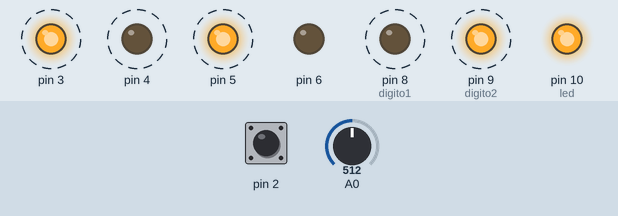
This sketch was run on a simulated Arduino Uno, built with avr-gcc and run on an emulated ATmega328P. On the bench: output pins drawn as LEDs (lit = HIGH). Dashed ring = blinking. The inputs (shaded band) are chosen by the test bench; at power-on: A0 = 512, pin 2 HIGH.

Above: at 0.98 s.
1.3 s: A0 set to 547
At 2.26 s:
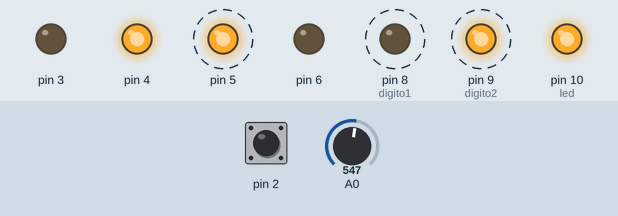
4.3 s: A0 set to 716
At 5.24 s:
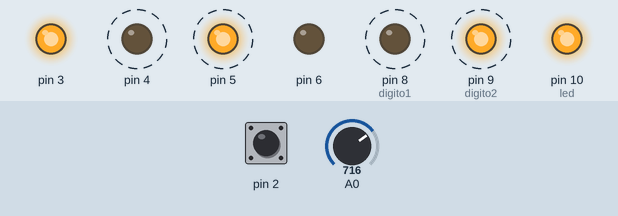
7.3 s: A0 set to 726
10.3 s: A0 set to 751
At 10.77 s:
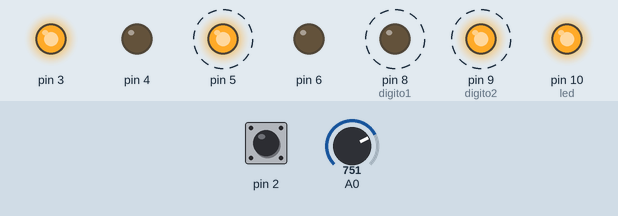
16.3 s: A0 set to 900
At 17.15 s:
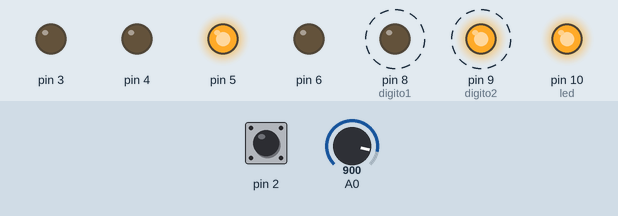
Timing chart, 0 to 20.3 s (numbered marks = the images above; inputs shaded):
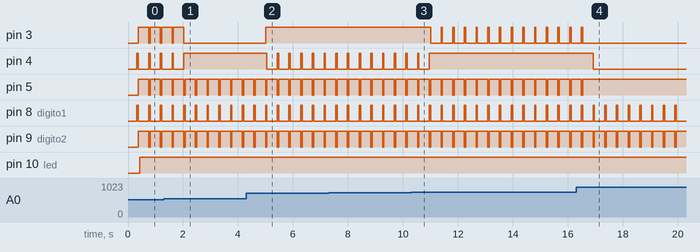

Measured:
- the behaviour switches between 530 and 531 on A0 (found by bisection; images 0 and 1)
- the behaviour switches between 735 and 736 on A0 (found by bisection; images 2 and 3)
- after the input at 1.3 s, pin 3: goes on until 2.0 s, then stays LOW; pin 4: goes on until 2.0 s, then stays HIGH
- after the input at 4.3 s, pin 3: LOW → HIGH after 0.71 s; pin 4: alternates HIGH for 0.05 s and LOW for 0.38 s, starting after 0.76 s
- after the input at 10.3 s, pin 3: alternates HIGH for 0.05 s and LOW for 0.38 s, starting after 0.71 s; pin 4: goes on until 11.0 s, then stays HIGH
- after the input at 16.3 s, pin 3: goes on until 16.5 s, then stays LOW; pin 4: HIGH → LOW after 0.62 s; pin 5: goes on until 16.5 s, then stays HIGH
- by itself, pin 3, pin 5, pin 9 (digito2): alternates HIGH for 0.38 s and LOW for 0.05 s
- by itself, pin 4, pin 8 (digito1): alternates HIGH for 0.05 s and LOW for 0.38 s

The sketch:

Farinango_Herdoiza_Quintana_LAB3.ino
```cpp
#include <stdio.h>//librerias de transformacion
#include <stdlib.h>//librerias de transformacion
/*  UTN FICA CIERCOM SISTEMAS MICROPOROCESADOS
 * Laboratorio
 * comdiciones
 *
  1.Desarrolle un sistema que permita la visualización  en dos display multiplexados el valor de voltaje en decimales.
  2.Con interrupciones de encendido y apagado.
  3.El límite se lo ingresa por Cx serial.
Nombres :
            Farinago Luis
            Herdoiza Adriana
            Quintana Karen
*/
int digito1 = 8;//variable que encendera el display del dígito 1
int digito2 = 9;//variable que encendera el display del dígito 2
int led = 10;//variable que encendera un led de prueba
int cont = 0;//varible para contador
float conversor;//variable que recibe el CAD recibido por el pot
float dato;//variable donde se guardara el dato recibido
int  dat1;//variable donde se guardara el primer dígito del dato recibido por el pot
int  dat2;//variable donde se guardara el segundo dígito del dato recibido por el pot
String dt;// varaiable donde se guardara el dato limite ingresado por Cx
char conversion[3];//vector de tamaño 3 para la conversion del dato recibido por el pot
int comp1;//variable donde se guardara el primer dígito del dato recibido por el CX
int comp2;//variable donde se guardara el segundo dígito del dato recibido por el Cx
int funcionamiento = 0; //variable interrupció 0
void setup() {//********************************************************************************************
  pinMode(digito1, OUTPUT);//declaración de entradas y salidas
  pinMode(digito2, OUTPUT);//declaración de entradas y salidas
  pinMode(led, OUTPUT);//declaración de entradas y salidas
  Serial.begin(9600);//inicio de CX
  for (int i = 3; i <= 6; i++) { // inicializacion de los pines de salida para los bits respectivos
    pinMode(i, OUTPUT);//declaración de entradas y salidas
  }
  attachInterrupt(0, sistema, FALLING);//inicialización de la Interrupción del sistema
}
void encendido1(int cont)//********************************************************************************************
{ //metodo para encendido de displays,entra la variable cont que sera el contador
  for (int i = 3; i <= 6; i++) { //recorre las posiciones de los pines antes declarados
    digitalWrite(i, cont % 2); //en la posicion del contador realiza la operacion modulo de los numeros provenientes del contador para activar los pines correspondienntes
    cont = cont / 2;//operaciones
  }//fin de metodo
  delay(25);
}
void encendido2(int cont)//********************************************************************************************
{ //metodo para encendido de displays,entra la variable cont que sera el contador
  for (int i = 3; i <= 6; i++) { //recorre las posiciones de los pines antes declarados
    digitalWrite(i, cont % 2); //en la posicion del contador realiza la operacion modulo de los numeros provenientes del contador para activar los pines correspondienntes
    cont = cont / 2;//operaciones
  }//fin de metodo
  delay(25);
}
void sistema() //acciones a realizar en la interrupción del sistema
{//********************************************************************************************
  //  //presiona una vez SISTEMA ON
  //  // pres 2 veces RECIBE DATO SERIAL
  //  //pres 3 veces SISTEMA COMPARA
  //  //pres 4 veces SISTEMA OFF
  switch (funcionamiento) {//diferentes situaciones para la variable funcionamiento
    case 0://condicion de inicio de sistema
      Serial.println("Sistema ON");
      funcionamiento ++;//aumento de contador
      break;
    case 1://condición para ingresar datos
      Serial.println("Ingrese Dato");//impresión de información
      funcionamiento ++;//aumento de contador
      break;
    case 2://condición que permite realizar las operaciones del sistema
      Serial.println("Sistema compara:");//impresión de información
      funcionamiento ++;//aumento de contador
      if (dt.length() > 3 && dt.charAt(1) != '.')//validación del tamaño de los numeros ingresados asi como el punto
      {
        Serial.println("numero no permitido");//impresión de información
      }
      break;
    case 3://condicion que apaga el sistema
      Serial.println("Sistema OFF");//impresión de información
      funcionamiento = 0;//contador  cero para comenzar de nuevo el ciclo
      digitalWrite(digito1, LOW);//apagado de displays
      digitalWrite(digito2, LOW);//apagado de displays
      break;
  }//fin de la interrupcion
}
void loop() {//********************************************************************************************
  //si 5v es a 1023 entonces que tendre en x
  //5v--->1023
  //x--->conversor

  conversor = analogRead(0); //lectura del dato  del potenciometro
  delay(300);//retraso del sistema
  if (conversor > 0)//condición para saber si el potenciometro bota información
  { delay(25);//retraso del sistema
    dato = (5 * conversor) / 1023; //transformar el valor para obtener el voltaje
    dtostrf(dato, 3, 2, conversion);//conversion de float a vector
    dat1 = (int)conversion[0] - 48;//inicializacion de primer digito del pot mediante las conversiones correspondientes
    digitalWrite(digito1, HIGH);//alimentacion de displays
    digitalWrite(digito2, LOW);//alimentacion de displays
    encendido1(dat1);//encendido de display del primer dígito
    delay(25);//retraso del sistema
    dat2 = (int)conversion[2] - 48;//inicializacion de segundo digito del pot mediante las conversiones correspondientes
    digitalWrite(digito2, HIGH);//alimentacion de displays
    digitalWrite(digito1, LOW);//alimentacion de displays
    encendido2(dat2);//encendido de display del segundo  dígito
    delay(25);
  }
  if (funcionamiento == 2) {//condición para la lectura de los datos de Cx
    delay(300);//retraso del sistema
    if (Serial.available() > 0) {//comprobacion de comunicacion serial
      dt = Serial.readString();//lectura de los datos ingresados por Cx
      if (dt.charAt(1) == '.' && dt.length() == 3) {//validación de tamaño y el punto decimal del dato ingresado
        comp1 = (dt.substring(0, 1)).toInt();//extracción del primer digito recibido por CX
        comp2 = (dt.substring(2, 3)).toInt();//extracción del segundo digito recibido por CX
      }
    }
  } if (funcionamiento != 2)//condicion que comparara los datos del pot y Cx
  { if (dat1 > comp1)// Si el dato del primer digito del potenciometro es mayor al dato del primer digito ingresado por serial
    {
      digitalWrite(led, HIGH);// led encendido
      //Serial.println("ALARMA");}
    }
    else if (dat1 == comp1&&dat2 > comp2)//si el dato primero de potenciometro es igual al dato del primer digito de serial
    { //if (dat2 > comp2)// compara el segundo digito del portenciometro y serial y si es mayor
      { digitalWrite(led, HIGH);// el led se prende
      }
    }
    else {
      digitalWrite(led, LOW);// el led se apaga
    }
  }else{//condición para encender los displays siempre
      digitalWrite(digito1, HIGH);//no se debe activar el display de unidades
      digitalWrite(digito2, LOW);//alimentacion del display correspondiente a decenas
      encendido1(dat1);//llamado del metodo para apagar el display
      delay(25);//retraso para no sobrecargar el sistema
      digitalWrite(digito1, LOW);//alimentacion del display correspondiente a unidades
      digitalWrite(digito2, HIGH);//no se debe activar el display de decenas
      encendido2(dat2);//llamado del metodo para apagar el display
      delay(25);//retraso del sistema
      }

}
```
